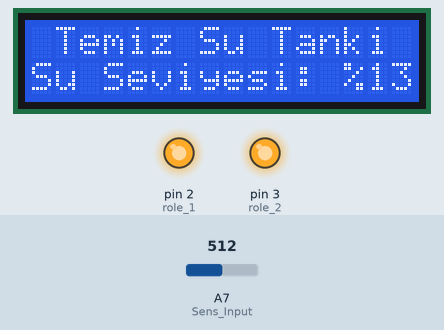
This sketch was run on a simulated Arduino Nano, built with avr-gcc and run on an emulated ATmega328P. On the bench: 16×2 character LCD, output pins drawn as LEDs (lit = HIGH). The inputs (shaded band) are chosen by the test bench; at power-on: A7 (Sens_Input) = 512. What the sketch prints to the serial monitor is not drawn.

Above: at 1.2 s.
1.3 s: A7 (Sens_Input) set to 202
At 3.2 s:
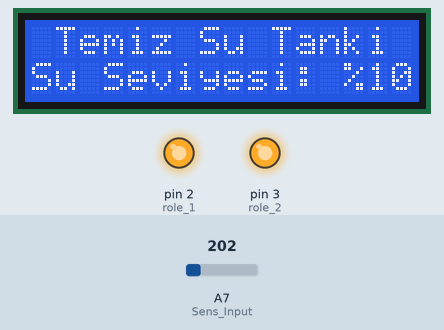
3.6 s: A7 (Sens_Input) set to 172
At 4.6 s:
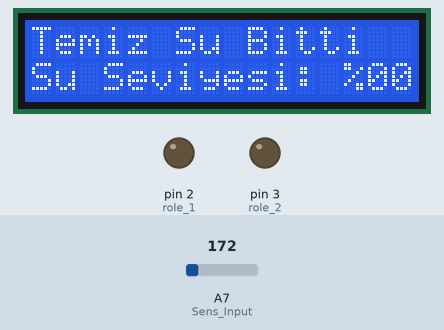
6.6 s: A7 (Sens_Input) set to 194
At 8.0 s:
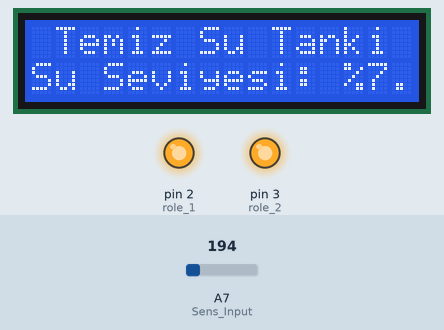
Timing chart, 0 to 9.6 s (numbered marks = the images above; inputs shaded):
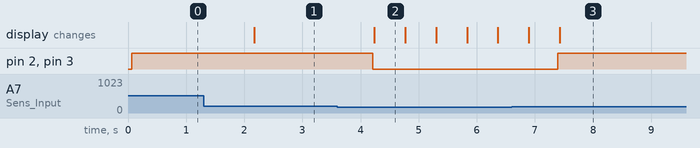

The sketch:

TemizSuTanki_Nano.ino
```cpp
#include <LiquidCrystal_I2C.h>
#include<Wire.h>

#define Sens_Input A7


LiquidCrystal_I2C lcd( 0x27, 16 , 2);


float analog_pressure;

int role_1 = 2;
int role_2 =3;
float yuzde_deger;


void setup() {
Serial.begin(9600);

pinMode(Sens_Input,INPUT);
pinMode(role_1,OUTPUT);
pinMode(role_2,OUTPUT);
lcd.begin();
digitalWrite(role_1,LOW);
digitalWrite(role_2,LOW);


}

void loop() {

 analog_pressure = analogRead(Sens_Input);
 yuzde_deger = map(analog_pressure,176,420,0,100);
 analog_pressure = analogRead(Sens_Input);
 if(analog_pressure >184) {
         digitalWrite(role_1,HIGH);
         digitalWrite(role_2,HIGH);
          lcd.setCursor(0,0);
          lcd.print(" Temiz Su Tanki ");
          lcd.setCursor(0,1);
          lcd.print("Su Seviyesi:");
          lcd.setCursor(13,1);
          lcd.print("%");
          lcd.setCursor(14,1);
          lcd.print(yuzde_deger);
          Serial.print("Basınç Degeri : ");
          Serial.println(analog_pressure);
          delay(1000);

 }
 else{
        digitalWrite(role_1,LOW);
        digitalWrite(role_2,LOW);
        lcd.setCursor(0,0);
        lcd.print("Temiz Su Bitti ");
        lcd.setCursor(0,1);
        lcd.print("Su Seviyesi:");
        lcd.setCursor(13,1);
        lcd.print("%");
        lcd.setCursor(14,1);
        lcd.print("0");
        delay(500);
        lcd.setCursor(0,0);
        lcd.print("                ");
        lcd.setCursor(0,1);
        lcd.print("                ");
        Serial.print("Basınç Degeri : ");
        Serial.println(analog_pressure);
        delay(500);

}

 }
```

Measured:
- the behaviour switches between 185 and 184 on A7 (Sens_Input) (found by bisection; images 1 and 2)
- after the input at 1.3 s, the display: changes after 0.87 s (image 1)
- after the input at 3.6 s, pin 2 (role_1), pin 3 (role_2): HIGH → LOW after 0.61 s; the display: changes after 0.64 s (image 2)
- after the input at 6.6 s, pin 2 (role_1), pin 3 (role_2): LOW → HIGH after 0.79 s; the display: first differs from a run without the input after 0.83 s (image 3)
- what the display in image 2 shows lasts 0.6 s, from 4.2 s to 4.8 s
